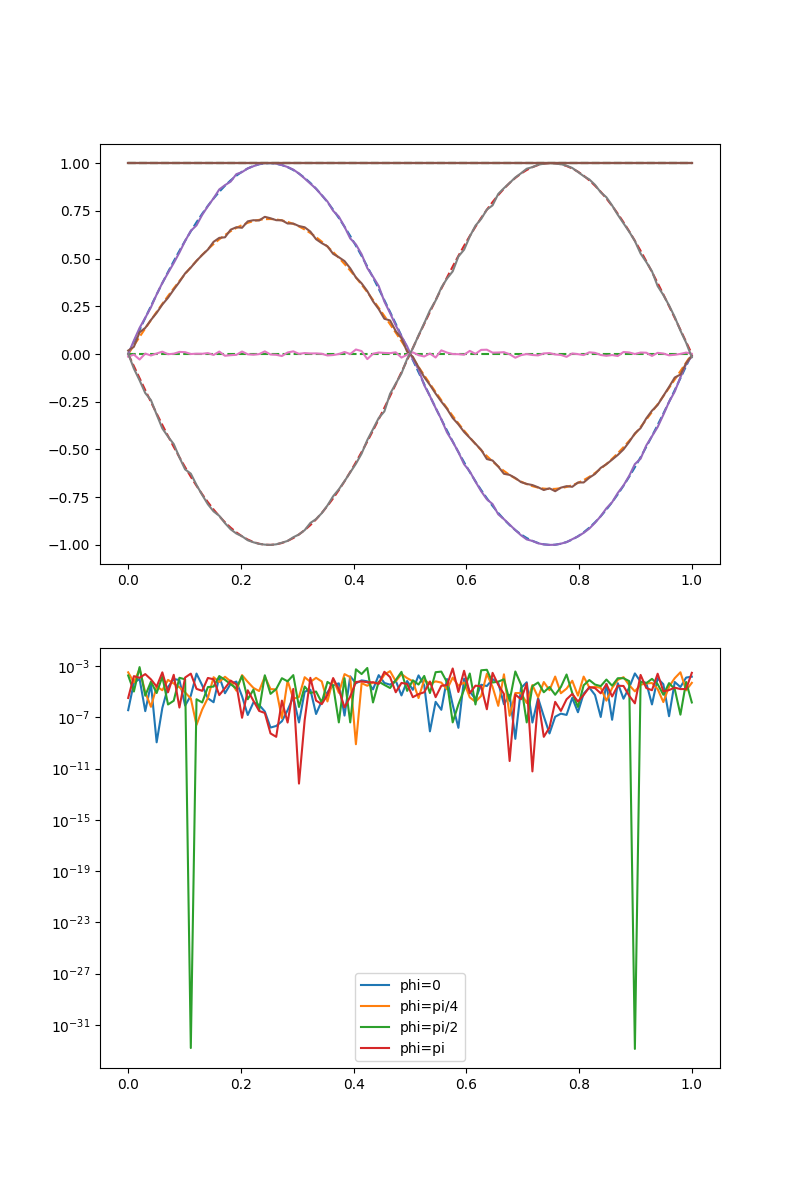

The script that saved this image:
import sys
sys.path.insert(0, '../')
import numpy as np
import matplotlib.pyplot as plt
from qutip import basis, tensor, sigmax, sigmaz
from base.quantumCircuits import nonlocalCircuit

#define bases
up = basis(2, 0)
dn = basis(2, 1)
X = sigmax()
Z = sigmaz()
XX = tensor(X, X)
ZZ = tensor(Z, Z)

#define quantum state |psi>
def psi(theta, phi):
    state = np.cos(theta) * tensor(up, up) + np.exp(1j * phi) * np.sin(theta) * tensor(dn, dn)
    return state

thetas = np.linspace(0, 1, 100)
phis = [0, np.pi/4, np.pi/2, np.pi]

XXTheo = [[], [], [], []] 
XXPovm = [[], [], [], []]
ZZTheo = [[], [], [], []] 
ZZPovm = [[], [], [], []]

errors = [[], [], [], []]

for i, phi in enumerate(phis):    
    for theta in thetas:
        theta = theta * np.pi
        state = psi(theta, phi)
        
        XXTheo[i].append(np.real((state.dag() * XX * state)))
        ZZTheo[i].append(np.real((state.dag() * ZZ * state)))
        
        qc = nonlocalCircuit(theta, phi)
        EZZPovm = qc.expectation()[0]
        EXXPovm = qc.expectation()[1]
        
        XXPovm[i].append(EXXPovm)
        ZZPovm[i].append(EZZPovm)
                
error = (np.array(XXTheo) - np.array(XXPovm)) ** 2
    
fig, ax = plt.subplots(2, figsize = (8,12))
ax[0].plot(thetas, XXTheo[0], linestyle = '--', label='phi=0')
ax[0].plot(thetas, XXTheo[1], linestyle = '--', label='phi=pi/4')
ax[0].plot(thetas, XXTheo[2], linestyle = '--', label='phi=pi/2')
ax[0].plot(thetas, XXTheo[3], linestyle = '--', label='phi=pi')

ax[0].plot(thetas, XXPovm[0], label='phi=0')
ax[0].plot(thetas, XXPovm[1], label='phi=pi/4')
ax[0].plot(thetas, XXPovm[2], label='phi=pi/2')
ax[0].plot(thetas, XXPovm[3], label='phi=pi')

ax[0].plot(thetas, ZZTheo[0], linestyle = '--', label='phi=0')
ax[0].plot(thetas, ZZTheo[1], linestyle = '--', label='phi=pi/4')
ax[0].plot(thetas, ZZTheo[2], linestyle = '--', label='phi=pi/2')
ax[0].plot(thetas, ZZTheo[3], linestyle = '--', label='phi=pi')

ax[0].plot(thetas, ZZPovm[0], label='phi=0')
ax[0].plot(thetas, ZZPovm[1], label='phi=pi/4')
ax[0].plot(thetas, ZZPovm[2], label='phi=pi/2')
ax[0].plot(thetas, ZZPovm[3], label='phi=pi')

ax[1].set_yscale('log')

ax[1].plot(thetas, error[0], label = 'phi=0')
ax[1].plot(thetas, error[1], label = 'phi=pi/4')
ax[1].plot(thetas, error[2], label = 'phi=pi/2')
ax[1].plot(thetas, error[3], label = 'phi=pi')


plt.legend()
plt.show()
plt.savefig('ZX_plot.eps')
plt.savefig('ZX_plot.png')    